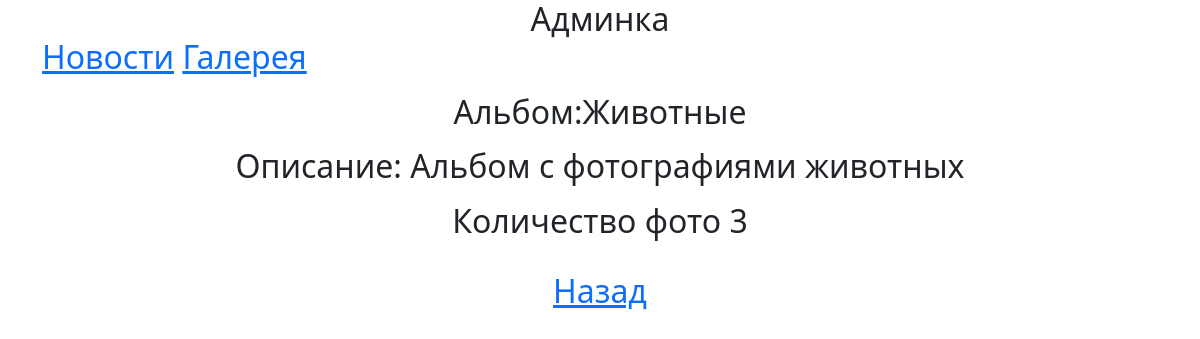
The app's page /myadmin/albums/2/read/ with its own data.
### mane/models.py (models this page shows, shortened)
class Album(models.Model):
    title = models.CharField(max_length=150, verbose_name='Заголовок')
    description = models.TextField(blank=True, null=True, verbose_name='Описание')
    date = models.DateTimeField(auto_now_add=True, verbose_name='Дата создания', blank=True, null=True)
    is_active = models.BooleanField(default=True)
    class Meta:
        verbose_name = 'альбом'
        verbose_name_plural = 'альбомы'

### adminapp/views/album.py (the view)
# urls.py: path('albums/<pk>/read/', admin_views.AlbumReadView.as_view(), name='album_read'),
class AlbumReadView (DetailView):
    model = Album
    template_name = 'adminapp/album_read.html'

### adminapp/templates/adminapp/album_read.html (shortened to what this page needs)
{% extends 'adminapp/base.html' %}
{% block content %}
    <div class="row">
    <div class="col-12">
        <div class="card>">
            <div class="card-body">
               <p>Альбом:{{ object.title }}</p>
               <p>Описание: {{ object.description }}</p>
               <p>Количество фото {{ object.photo_set.count }}</p>
            </div>
        </div>
    </div>
    </div>
    <a href="{% url 'adminapp:album_list'%}">Назад</a>
{% endblock  %}

### records on screen
Album: title "Животные", description "Альбом с фотографиями животных", photo_set.count "3"
